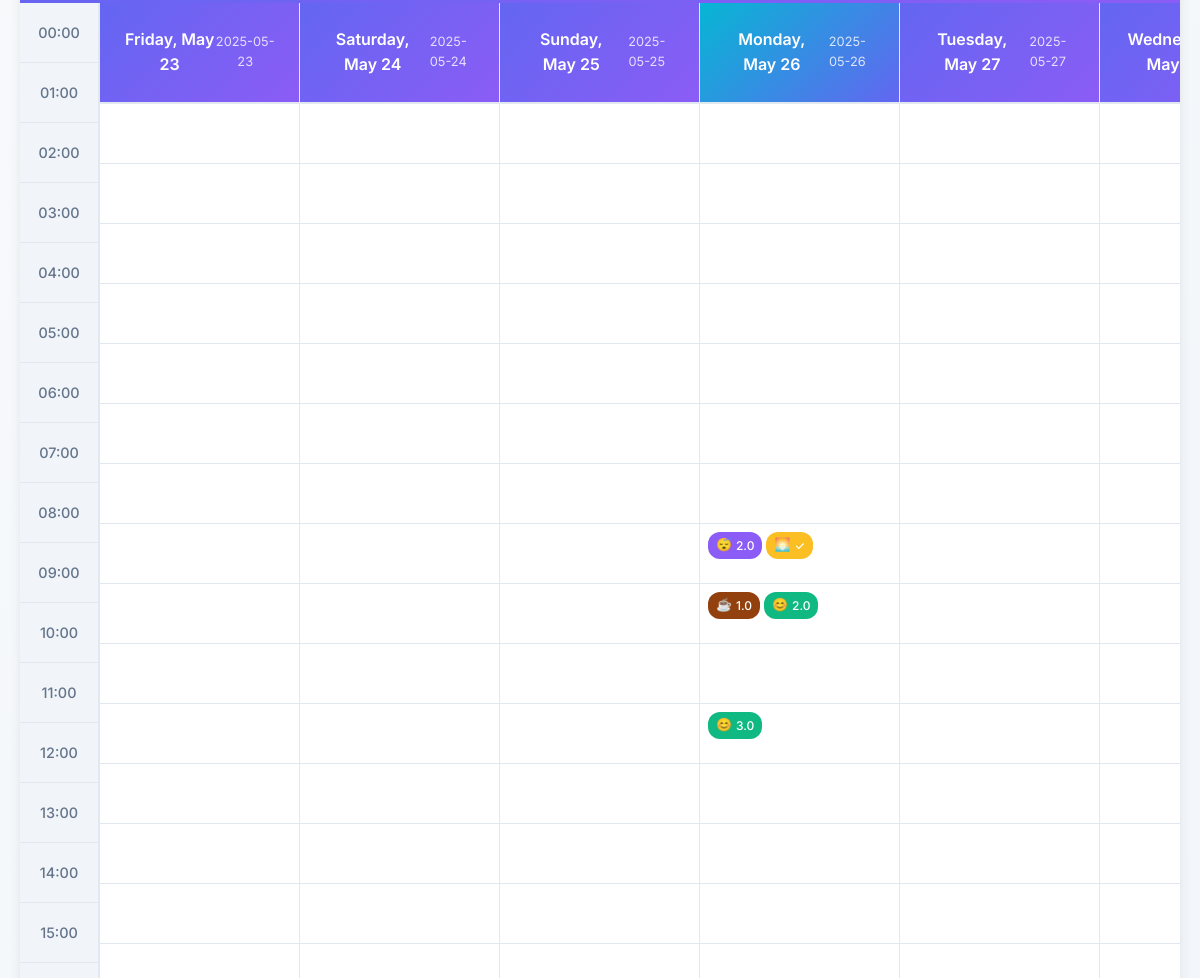
Before: / (middle part) with the older database file.
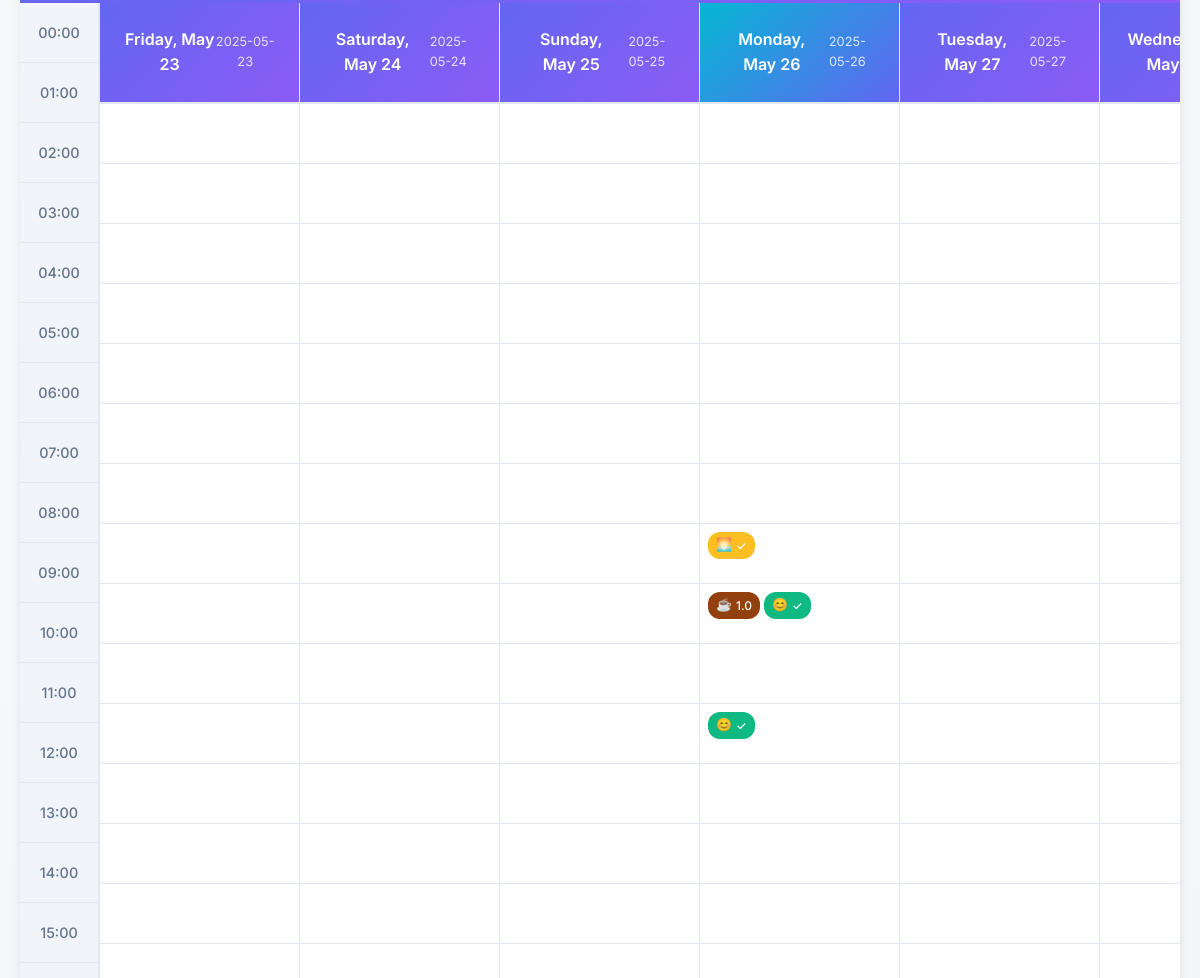
After: the same page with the newer database file.
### tables this page shows
CREATE TABLE timeline_entries (
            id INTEGER PRIMARY KEY AUTOINCREMENT,
            datetime TEXT NOT NULL,
            entry_type TEXT NOT NULL,
            numeric_value REAL,
            text_value TEXT,
            notes TEXT,
            created_at TEXT DEFAULT CURRENT_TIMESTAMP,
            UNIQUE(datetime, entry_type)
        );

CREATE TABLE entry_types (
            type_name TEXT PRIMARY KEY,
            display_name TEXT NOT NULL,
            emoji TEXT,
            value_type TEXT NOT NULL, -- 'numeric', 'text', 'boolean'
            min_value REAL,
            max_value REAL,
            default_value TEXT,
            description TEXT
        );

### app/app.py (the view)
@app.route('/')
def timeline():
    today = date.today()
    start_date = today - timedelta(days=3)  # Show 3 days before
    end_date = today + timedelta(days=3)    # Show 3 days after
    entries = database.get_timeline_data(start_date.isoformat(), end_date.isoformat())
    entry_types = database.get_entry_types()
    mood_options = database.get_mood_options()
    timeline_data = {}
    for entry in entries:
        entry_datetime = datetime.fromisoformat(entry['datetime'])
        date_key = entry_datetime.date().isoformat()
        hour_key = entry_datetime.hour
        if date_key not in timeline_data:
            timeline_data[date_key] = {}
        if hour_key not in timeline_data[date_key]:
            timeline_data[date_key][hour_key] = []
        timeline_data[date_key][hour_key].append({
            'type': entry['entry_type'],
            'display_name': entry['display_name'],
            'emoji': entry['emoji'],
            'value_type': entry['value_type'],
            'numeric_value': entry['numeric_value'],
            'text_value': entry['text_value'],
            'notes': entry['notes']
        })
    date_range = []
    current_date = start_date
    while current_date <= end_date:
        date_range.append({
            'date': current_date.isoformat(),
            'display': current_date.strftime('%A, %B %d'),
            'is_today': current_date == today
        })
        current_date += timedelta(days=1)
    return render_template('timeline.html',
                         timeline_data=timeline_data,
                         date_range=date_range,
                         entry_types=entry_types,
                         mood_options=mood_options)

### app/database.py (called while the page is built)
def get_db_connection():
    conn = sqlite3.connect(DB_PATH)
    conn.row_factory = sqlite3.Row  # Return rows as dictionaries
    return conn

def get_timeline_data(start_date, end_date):
    conn = get_db_connection()
    cursor = conn.cursor()
    cursor.execute('''
        SELECT te.datetime, te.entry_type, te.numeric_value, te.text_value, te.notes,
               et.display_name, et.emoji, et.value_type
        FROM timeline_entries te
        JOIN entry_types et ON te.entry_type = et.type_name
        WHERE date(te.datetime) BETWEEN ? AND ?
        ORDER BY te.datetime ASC
    ''', (start_date, end_date))
    entries = cursor.fetchall()
    conn.close()
    return entries

def get_entry_types():
    conn = get_db_connection()
    cursor = conn.cursor()
    cursor.execute('SELECT * FROM entry_types ORDER BY display_name')
    entry_types = cursor.fetchall()
    conn.close()
    return entry_types

def get_mood_options():
    return [
        {'value': 1, 'label': 'Terrible 😞', 'emoji': '😞'},
        {'value': 2, 'label': 'Bad 😔', 'emoji': '😔'},
        {'value': 3, 'label': 'Okay 😐', 'emoji': '😐'},
        {'value': 4, 'label': 'Good 😊', 'emoji': '😊'},
        {'value': 5, 'label': 'Excellent 😄', 'emoji': '😄'}
    ]

### app/templates/timeline.html (shortened to what this page needs)
<!doctype html>
<html lang="en">
  <head>
    <link
      rel="stylesheet"
      href="{{ url_for('static', filename='style.css') }}"
    />
  </head>
  <body>
    <div class="container">
      <div class="timeline-container">
        <div class="timeline-grid">
          <div class="time-labels">
            {% for hour in range(24) %}
            <div class="time-label">{{ "%02d:00"|format(hour) }}</div>
            {% endfor %}
          </div>
          <div class="timeline-content">
            <div class="days-header">
              {% for day in date_range %}
              <div class="day-header {{ 'today' if day.is_today else '' }}">
                <div>{{ day.display }}</div>
                <div
                  style="font-size: 0.8rem; font-weight: normal; opacity: 0.8"
                >
                  {{ day.date }}
                </div>
              </div>
              {% endfor %}
            </div>
            <div class="timeline-rows">
              {% for day in date_range %}
              <div class="day-column" data-date="{{ day.date }}">
                {% for hour in range(24) %}
                <div
                  class="hour-slot"
                  data-date="{{ day.date }}"
                  data-hour="{{ hour }}"
                  onclick="openEntryModal('{{ day.date }}', {{ hour }})"
                  {%
                  if
                  timeline_data.get(day.date,
                  {}).get(hour)
                  %}class="has-entries"
                  {%
                  endif
                  %}
                >
                  {% if timeline_data.get(day.date, {}).get(hour) %} {% for
                  entry in timeline_data[day.date][hour] %}
                  <div
                    class="entry-chip {{ entry.type }}"
                    title="{{ entry.display_name }}: {{ entry.numeric_value or entry.text_value or 'Yes' }}{% if entry.notes %} - {{ entry.notes }}{% endif %}"
                  >
                    <span class="emoji">{{ entry.emoji }}</span>
                    <span class="value">
                      {% if entry.value_type == 'numeric' %} {{
                      entry.numeric_value }} {% elif entry.value_type == 'text'
                      %} {{ entry.text_value[:10] }}{% if
                      entry.text_value|length > 10 %}...{% endif %} {% else %} ✓
                      {% endif %}
                    </span>
                  </div>
                  {% endfor %} {% endif %}
                </div>
                {% endfor %}
              </div>
              {% endfor %}
            </div>
          </div>
        </div>
      </div>
    </div>
  </body>
</html>

### app/static/style.css (style rules this page uses)
:root { --primary-color: #6366f1; --secondary-color: #8b5cf6; --accent-color: #06b6d4; --success-color: #10b981; --warning-color: #f59e0b; --error-color: #ef4444; --bg-primary: #ffffff; --bg-secondary: #f8fafc; --bg-tertiary: #f1f5f9; --text-primary: #1e293b; --text-secondary: #64748b; --text-tertiary: #94a3b8; --border-color: #e2e8f0; --shadow-sm: 0 1px 2px 0 rgb(0 0 0 / 0.05); --shadow-md: 0 4px 6px -1px rgb(0 0 0 / 0.1), 0 2px 4px -2px rgb(0 0 0 / 0.1); --shadow-lg: 0 10px 15px -3px rgb(0 0 0 / 0.1), 0 4px 6px -4px rgb(0 0 0 / 0.1); --shadow-xl: 0 20px 25px -5px rgb(0 0 0 / 0.1), 0 8px 10px -6px rgb(0 0 0 / 0.1); --radius-sm: 6px; --radius-md: 8px; --radius-lg: 12px; --radius-xl: 16px; }
* { margin: 0; padding: 0; box-sizing: border-box; }
body { font-family: 'Inter', -apple-system, BlinkMacSystemFont, 'Segoe UI', Roboto, sans-serif; background: linear-gradient(135deg, var(--bg-secondary) 0%, var(--bg-tertiary) 100%); color: var(--text-primary); line-height: 1.6; min-height: 100vh; }
.container { max-width: 1200px; margin: 0 auto; padding: 20px; }
.timeline-container { background: var(--bg-primary); border-radius: var(--radius-xl); box-shadow: var(--shadow-lg); overflow: hidden; }
.timeline-grid { display: grid; grid-template-columns: 80px 1fr; min-height: 600px; }
.time-labels { background: var(--bg-tertiary); border-right: 2px solid var(--border-color); }
.time-label { height: 60px; display: flex; align-items: center; justify-content: center; font-weight: 500; color: var(--text-secondary); border-bottom: 1px solid var(--border-color); font-size: 0.9rem; }
.timeline-content { overflow-x: auto; }
.days-header { display: flex; background: var(--bg-secondary); border-bottom: 2px solid var(--border-color); position: sticky; top: 0; z-index: 10; }
.day-header { min-width: 200px; padding: 1rem; text-align: center; border-right: 1px solid var(--border-color); font-weight: 600; background: var(--bg-primary); }
.day-header.today { background: linear-gradient(135deg, var(--accent-color), var(--primary-color)); color: white; }
.timeline-rows { display: flex; }
.day-column { min-width: 200px; border-right: 1px solid var(--border-color); }
.hour-slot { height: 60px; border-bottom: 1px solid var(--border-color); padding: 0.5rem; cursor: pointer; transition: all 0.2s ease; position: relative; display: flex; flex-wrap: wrap; gap: 0.25rem; align-items: flex-start; overflow: hidden; }
.entry-chip { background: var(--primary-color); color: white; padding: 0.2rem 0.5rem; border-radius: 12px; font-size: 0.75rem; font-weight: 500; display: flex; align-items: center; gap: 0.25rem; max-width: 100%; position: relative; cursor: pointer; transition: all 0.2s ease; }
.entry-chip .emoji { font-size: 0.8rem; }
.entry-chip .value { white-space: nowrap; overflow: hidden; text-overflow: ellipsis; }
.entry-chip.mood { background: #10b981; }
.entry-chip.caffeine { background: #92400e; }
.entry-chip.wake_up { background: #fbbf24; }
.day-header { padding: 1.5rem; background: linear-gradient(135deg, var(--primary-color), var(--secondary-color)); color: white; display: flex; justify-content: space-between; align-items: center; }

Changed rows visible on the page:
removed timeline_entries: emoji "😴", numeric_value "2.0", entry_type "sleep_quality" (drawn)
Other visible differences:
list line gone: "2.0"
list line gone: "3.0"
